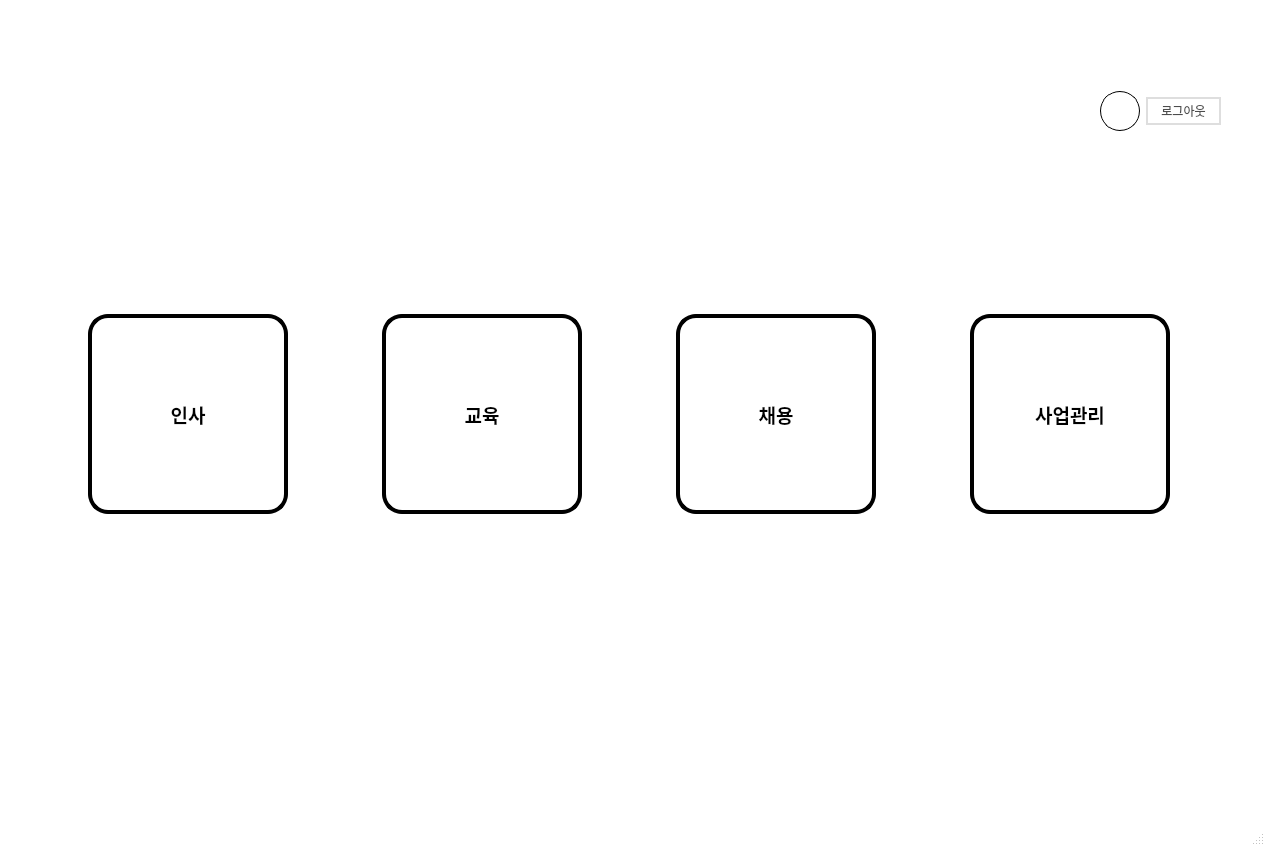
<?xml version="1.0" encoding="UTF-8"?>
<ui version="4.0">
 <class>MainWindow</class>
 <widget class="QMainWindow" name="MainWindow">
  <property name="geometry">
   <rect>
    <x>0</x>
    <y>0</y>
    <width>1265</width>
    <height>846</height>
   </rect>
  </property>
  <property name="sizePolicy">
   <sizepolicy hsizetype="Maximum" vsizetype="Preferred">
    <horstretch>0</horstretch>
    <verstretch>0</verstretch>
   </sizepolicy>
  </property>
  <property name="palette">
   <palette>
    <active>
     <colorrole role="WindowText">
      <brush brushstyle="SolidPattern">
       <color alpha="255">
        <red>0</red>
        <green>0</green>
        <blue>0</blue>
       </color>
      </brush>
     </colorrole>
     <colorrole role="Button">
      <brush brushstyle="SolidPattern">
       <color alpha="255">
        <red>255</red>
        <green>255</green>
        <blue>255</blue>
       </color>
      </brush>
     </colorrole>
     <colorrole role="Light">
      <brush brushstyle="SolidPattern">
       <color alpha="255">
        <red>255</red>
        <green>255</green>
        <blue>255</blue>
       </color>
      </brush>
     </colorrole>
     <colorrole role="Midlight">
      <brush brushstyle="SolidPattern">
       <color alpha="255">
        <red>255</red>
        <green>255</green>
        <blue>255</blue>
       </color>
      </brush>
     </colorrole>
     <colorrole role="Dark">
      <brush brushstyle="SolidPattern">
       <color alpha="255">
        <red>127</red>
        <green>127</green>
        <blue>127</blue>
       </color>
      </brush>
     </colorrole>
     <colorrole role="Mid">
      <brush brushstyle="SolidPattern">
       <color alpha="255">
        <red>170</red>
        <green>170</green>
        <blue>170</blue>
       </color>
      </brush>
     </colorrole>
     <colorrole role="Text">
      <brush brushstyle="SolidPattern">
       <color alpha="255">
        <red>0</red>
        <green>0</green>
        <blue>0</blue>
       </color>
      </brush>
     </colorrole>
     <colorrole role="BrightText">
      <brush brushstyle="SolidPattern">
       <color alpha="255">
        <red>255</red>
        <green>255</green>
        <blue>255</blue>
       </color>
      </brush>
     </colorrole>
     <colorrole role="ButtonText">
      <brush brushstyle="SolidPattern">
       <color alpha="255">
        <red>0</red>
        <green>0</green>
        <blue>0</blue>
       </color>
      </brush>
     </colorrole>
     <colorrole role="Base">
      <brush brushstyle="SolidPattern">
       <color alpha="255">
        <red>255</red>
        <green>255</green>
        <blue>255</blue>
       </color>
      </brush>
     </colorrole>
     <colorrole role="Window">
      <brush brushstyle="SolidPattern">
       <color alpha="255">
        <red>255</red>
        <green>255</green>
        <blue>255</blue>
       </color>
      </brush>
     </colorrole>
     <colorrole role="Shadow">
      <brush brushstyle="SolidPattern">
       <color alpha="255">
        <red>0</red>
        <green>0</green>
        <blue>0</blue>
       </color>
      </brush>
     </colorrole>
     <colorrole role="AlternateBase">
      <brush brushstyle="SolidPattern">
       <color alpha="255">
        <red>255</red>
        <green>255</green>
        <blue>255</blue>
       </color>
      </brush>
     </colorrole>
     <colorrole role="ToolTipBase">
      <brush brushstyle="SolidPattern">
       <color alpha="255">
        <red>255</red>
        <green>255</green>
        <blue>220</blue>
       </color>
      </brush>
     </colorrole>
     <colorrole role="ToolTipText">
      <brush brushstyle="SolidPattern">
       <color alpha="255">
        <red>0</red>
        <green>0</green>
        <blue>0</blue>
       </color>
      </brush>
     </colorrole>
     <colorrole role="PlaceholderText">
      <brush brushstyle="SolidPattern">
       <color alpha="128">
        <red>0</red>
        <green>0</green>
        <blue>0</blue>
       </color>
      </brush>
     </colorrole>
    </active>
    <inactive>
     <colorrole role="WindowText">
      <brush brushstyle="SolidPattern">
       <color alpha="255">
        <red>0</red>
        <green>0</green>
        <blue>0</blue>
       </color>
      </brush>
     </colorrole>
     <colorrole role="Button">
      <brush brushstyle="SolidPattern">
       <color alpha="255">
        <red>255</red>
        <green>255</green>
        <blue>255</blue>
       </color>
      </brush>
     </colorrole>
     <colorrole role="Light">
      <brush brushstyle="SolidPattern">
       <color alpha="255">
        <red>255</red>
        <green>255</green>
        <blue>255</blue>
       </color>
      </brush>
     </colorrole>
     <colorrole role="Midlight">
      <brush brushstyle="SolidPattern">
       <color alpha="255">
        <red>255</red>
        <green>255</green>
        <blue>255</blue>
       </color>
      </brush>
     </colorrole>
     <colorrole role="Dark">
      <brush brushstyle="SolidPattern">
       <color alpha="255">
        <red>127</red>
        <green>127</green>
        <blue>127</blue>
       </color>
      </brush>
     </colorrole>
     <colorrole role="Mid">
      <brush brushstyle="SolidPattern">
       <color alpha="255">
        <red>170</red>
        <green>170</green>
        <blue>170</blue>
       </color>
      </brush>
     </colorrole>
     <colorrole role="Text">
      <brush brushstyle="SolidPattern">
       <color alpha="255">
        <red>0</red>
        <green>0</green>
        <blue>0</blue>
       </color>
      </brush>
     </colorrole>
     <colorrole role="BrightText">
      <brush brushstyle="SolidPattern">
       <color alpha="255">
        <red>255</red>
        <green>255</green>
        <blue>255</blue>
       </color>
      </brush>
     </colorrole>
     <colorrole role="ButtonText">
      <brush brushstyle="SolidPattern">
       <color alpha="255">
        <red>0</red>
        <green>0</green>
        <blue>0</blue>
       </color>
      </brush>
     </colorrole>
     <colorrole role="Base">
      <brush brushstyle="SolidPattern">
       <color alpha="255">
        <red>255</red>
        <green>255</green>
        <blue>255</blue>
       </color>
      </brush>
     </colorrole>
     <colorrole role="Window">
      <brush brushstyle="SolidPattern">
       <color alpha="255">
        <red>255</red>
        <green>255</green>
        <blue>255</blue>
       </color>
      </brush>
     </colorrole>
     <colorrole role="Shadow">
      <brush brushstyle="SolidPattern">
       <color alpha="255">
        <red>0</red>
        <green>0</green>
        <blue>0</blue>
       </color>
      </brush>
     </colorrole>
     <colorrole role="AlternateBase">
      <brush brushstyle="SolidPattern">
       <color alpha="255">
        <red>255</red>
        <green>255</green>
        <blue>255</blue>
       </color>
      </brush>
     </colorrole>
     <colorrole role="ToolTipBase">
      <brush brushstyle="SolidPattern">
       <color alpha="255">
        <red>255</red>
        <green>255</green>
        <blue>220</blue>
       </color>
      </brush>
     </colorrole>
     <colorrole role="ToolTipText">
      <brush brushstyle="SolidPattern">
       <color alpha="255">
        <red>0</red>
        <green>0</green>
        <blue>0</blue>
       </color>
      </brush>
     </colorrole>
     <colorrole role="PlaceholderText">
      <brush brushstyle="SolidPattern">
       <color alpha="128">
        <red>0</red>
        <green>0</green>
        <blue>0</blue>
       </color>
      </brush>
     </colorrole>
    </inactive>
    <disabled>
     <colorrole role="WindowText">
      <brush brushstyle="SolidPattern">
       <color alpha="255">
        <red>127</red>
        <green>127</green>
        <blue>127</blue>
       </color>
      </brush>
     </colorrole>
     <colorrole role="Button">
      <brush brushstyle="SolidPattern">
       <color alpha="255">
        <red>255</red>
        <green>255</green>
        <blue>255</blue>
       </color>
      </brush>
     </colorrole>
     <colorrole role="Light">
      <brush brushstyle="SolidPattern">
       <color alpha="255">
        <red>255</red>
        <green>255</green>
        <blue>255</blue>
       </color>
      </brush>
     </colorrole>
     <colorrole role="Midlight">
      <brush brushstyle="SolidPattern">
       <color alpha="255">
        <red>255</red>
        <green>255</green>
        <blue>255</blue>
       </color>
      </brush>
     </colorrole>
     <colorrole role="Dark">
      <brush brushstyle="SolidPattern">
       <color alpha="255">
        <red>127</red>
        <green>127</green>
        <blue>127</blue>
       </color>
      </brush>
     </colorrole>
     <colorrole role="Mid">
      <brush brushstyle="SolidPattern">
       <color alpha="255">
        <red>170</red>
        <green>170</green>
        <blue>170</blue>
       </color>
      </brush>
     </colorrole>
     <colorrole role="Text">
      <brush brushstyle="SolidPattern">
       <color alpha="255">
        <red>127</red>
        <green>127</green>
        <blue>127</blue>
       </color>
      </brush>
     </colorrole>
     <colorrole role="BrightText">
      <brush brushstyle="SolidPattern">
       <color alpha="255">
        <red>255</red>
        <green>255</green>
        <blue>255</blue>
       </color>
      </brush>
     </colorrole>
     <colorrole role="ButtonText">
      <brush brushstyle="SolidPattern">
       <color alpha="255">
        <red>127</red>
        <green>127</green>
        <blue>127</blue>
       </color>
      </brush>
     </colorrole>
     <colorrole role="Base">
      <brush brushstyle="SolidPattern">
       <color alpha="255">
        <red>255</red>
        <green>255</green>
        <blue>255</blue>
       </color>
      </brush>
     </colorrole>
     <colorrole role="Window">
      <brush brushstyle="SolidPattern">
       <color alpha="255">
        <red>255</red>
        <green>255</green>
        <blue>255</blue>
       </color>
      </brush>
     </colorrole>
     <colorrole role="Shadow">
      <brush brushstyle="SolidPattern">
       <color alpha="255">
        <red>0</red>
        <green>0</green>
        <blue>0</blue>
       </color>
      </brush>
     </colorrole>
     <colorrole role="AlternateBase">
      <brush brushstyle="SolidPattern">
       <color alpha="255">
        <red>255</red>
        <green>255</green>
        <blue>255</blue>
       </color>
      </brush>
     </colorrole>
     <colorrole role="ToolTipBase">
      <brush brushstyle="SolidPattern">
       <color alpha="255">
        <red>255</red>
        <green>255</green>
        <blue>220</blue>
       </color>
      </brush>
     </colorrole>
     <colorrole role="ToolTipText">
      <brush brushstyle="SolidPattern">
       <color alpha="255">
        <red>0</red>
        <green>0</green>
        <blue>0</blue>
       </color>
      </brush>
     </colorrole>
     <colorrole role="PlaceholderText">
      <brush brushstyle="SolidPattern">
       <color alpha="128">
        <red>0</red>
        <green>0</green>
        <blue>0</blue>
       </color>
      </brush>
     </colorrole>
    </disabled>
   </palette>
  </property>
  <property name="windowTitle">
   <string/>
  </property>
  <property name="windowIcon">
   <iconset>
    <normaloff>windowicon.jpg</normaloff>windowicon.jpg</iconset>
  </property>
  <widget class="QWidget" name="index">
   <widget class="QWidget" name="verticalLayoutWidget_2">
    <property name="geometry">
     <rect>
      <x>0</x>
      <y>0</y>
      <width>1261</width>
      <height>852</height>
     </rect>
    </property>
    <layout class="QVBoxLayout" name="indexlayout" stretch="0,0,0,0,0">
     <item alignment="Qt::AlignRight">
      <widget class="QLabel" name="label">
       <property name="minimumSize">
        <size>
         <width>230</width>
         <height>69</height>
        </size>
       </property>
       <property name="maximumSize">
        <size>
         <width>230</width>
         <height>69</height>
        </size>
       </property>
       <property name="text">
        <string/>
       </property>
       <property name="pixmap">
        <pixmap>nori_230.jpg</pixmap>
       </property>
      </widget>
     </item>
     <item>
      <layout class="QHBoxLayout" name="hbox">
       <item>
        <spacer name="horizontalSpacer">
         <property name="orientation">
          <enum>Qt::Horizontal</enum>
         </property>
         <property name="sizeHint" stdset="0">
          <size>
           <width>40</width>
           <height>20</height>
          </size>
         </property>
        </spacer>
       </item>
       <item>
        <layout class="QVBoxLayout" name="verticalLayout_4">
         <item>
          <spacer name="verticalSpacer_7">
           <property name="orientation">
            <enum>Qt::Vertical</enum>
           </property>
           <property name="sizeType">
            <enum>QSizePolicy::Fixed</enum>
           </property>
           <property name="sizeHint" stdset="0">
            <size>
             <width>20</width>
             <height>16</height>
            </size>
           </property>
          </spacer>
         </item>
         <item>
          <widget class="QPushButton" name="chgBtn">
           <property name="minimumSize">
            <size>
             <width>40</width>
             <height>40</height>
            </size>
           </property>
           <property name="maximumSize">
            <size>
             <width>40</width>
             <height>40</height>
            </size>
           </property>
           <property name="styleSheet">
            <string notr="true">background-color: white;
border: 1px solid black;
border-radius:20px

</string>
           </property>
           <property name="text">
            <string/>
           </property>
           <property name="icon">
            <iconset>
             <normaloff>chgpw.png</normaloff>chgpw.png</iconset>
           </property>
           <property name="iconSize">
            <size>
             <width>30</width>
             <height>30</height>
            </size>
           </property>
          </widget>
         </item>
         <item>
          <spacer name="verticalSpacer_8">
           <property name="orientation">
            <enum>Qt::Vertical</enum>
           </property>
           <property name="sizeType">
            <enum>QSizePolicy::Fixed</enum>
           </property>
           <property name="sizeHint" stdset="0">
            <size>
             <width>20</width>
             <height>27</height>
            </size>
           </property>
          </spacer>
         </item>
        </layout>
       </item>
       <item>
        <layout class="QVBoxLayout" name="verticalLayout_2">
         <item>
          <spacer name="verticalSpacer_2">
           <property name="orientation">
            <enum>Qt::Vertical</enum>
           </property>
           <property name="sizeType">
            <enum>QSizePolicy::Fixed</enum>
           </property>
           <property name="sizeHint" stdset="0">
            <size>
             <width>20</width>
             <height>22</height>
            </size>
           </property>
          </spacer>
         </item>
         <item>
          <widget class="QPushButton" name="logoutBtn">
           <property name="minimumSize">
            <size>
             <width>75</width>
             <height>28</height>
            </size>
           </property>
           <property name="maximumSize">
            <size>
             <width>75</width>
             <height>28</height>
            </size>
           </property>
           <property name="styleSheet">
            <string notr="true">background-color: white;
border : 2px solid #dedede;
color: #4c4c4c;
</string>
           </property>
           <property name="text">
            <string>로그아웃</string>
           </property>
          </widget>
         </item>
         <item>
          <spacer name="verticalSpacer">
           <property name="orientation">
            <enum>Qt::Vertical</enum>
           </property>
           <property name="sizeType">
            <enum>QSizePolicy::Fixed</enum>
           </property>
           <property name="sizeHint" stdset="0">
            <size>
             <width>20</width>
             <height>33</height>
            </size>
           </property>
          </spacer>
         </item>
        </layout>
       </item>
       <item>
        <spacer name="horizontalSpacer_2">
         <property name="orientation">
          <enum>Qt::Horizontal</enum>
         </property>
         <property name="sizeType">
          <enum>QSizePolicy::Fixed</enum>
         </property>
         <property name="sizeHint" stdset="0">
          <size>
           <width>40</width>
           <height>20</height>
          </size>
         </property>
        </spacer>
       </item>
      </layout>
     </item>
     <item>
      <spacer name="verticalSpacer_3">
       <property name="orientation">
        <enum>Qt::Vertical</enum>
       </property>
       <property name="sizeType">
        <enum>QSizePolicy::Fixed</enum>
       </property>
       <property name="sizeHint" stdset="0">
        <size>
         <width>20</width>
         <height>150</height>
        </size>
       </property>
      </spacer>
     </item>
     <item>
      <layout class="QHBoxLayout" name="horizontalLayout_9">
       <item>
        <widget class="QToolButton" name="empBtn">
         <property name="minimumSize">
          <size>
           <width>200</width>
           <height>200</height>
          </size>
         </property>
         <property name="maximumSize">
          <size>
           <width>200</width>
           <height>200</height>
          </size>
         </property>
         <property name="font">
          <font>
           <family>맑은 고딕</family>
           <pointsize>14</pointsize>
           <weight>75</weight>
           <bold>true</bold>
          </font>
         </property>
         <property name="cursor">
          <cursorShape>OpenHandCursor</cursorShape>
         </property>
         <property name="styleSheet">
          <string notr="true">QToolButton {
background-color: white;
border: 4px solid ;
border-radius: 20px;
}

QToolButton:hover {
background-color: rgba(255, 85, 0, 50);
border: 4px solid;
border-radius: 20px;
}</string>
         </property>
         <property name="text">
          <string>인사</string>
         </property>
         <property name="icon">
          <iconset>
           <normaloff>hr.png</normaloff>hr.png</iconset>
         </property>
         <property name="iconSize">
          <size>
           <width>130</width>
           <height>130</height>
          </size>
         </property>
         <property name="popupMode">
          <enum>QToolButton::InstantPopup</enum>
         </property>
         <property name="toolButtonStyle">
          <enum>Qt::ToolButtonTextUnderIcon</enum>
         </property>
        </widget>
       </item>
       <item>
        <widget class="QToolButton" name="eduBtn">
         <property name="minimumSize">
          <size>
           <width>200</width>
           <height>200</height>
          </size>
         </property>
         <property name="maximumSize">
          <size>
           <width>200</width>
           <height>200</height>
          </size>
         </property>
         <property name="font">
          <font>
           <family>맑은 고딕</family>
           <pointsize>14</pointsize>
           <weight>75</weight>
           <bold>true</bold>
          </font>
         </property>
         <property name="cursor">
          <cursorShape>OpenHandCursor</cursorShape>
         </property>
         <property name="styleSheet">
          <string notr="true">QToolButton {
background-color: white;
border: 4px solid ;
border-radius: 20px;
}

QToolButton:hover {
background-color: rgba(255, 85, 0, 50);
border: 4px solid;
border-radius: 20px;
}</string>
         </property>
         <property name="text">
          <string>교육</string>
         </property>
         <property name="icon">
          <iconset>
           <normaloff>edu.png</normaloff>edu.png</iconset>
         </property>
         <property name="iconSize">
          <size>
           <width>130</width>
           <height>130</height>
          </size>
         </property>
         <property name="toolButtonStyle">
          <enum>Qt::ToolButtonTextUnderIcon</enum>
         </property>
        </widget>
       </item>
       <item>
        <widget class="QToolButton" name="hireBtn">
         <property name="minimumSize">
          <size>
           <width>200</width>
           <height>200</height>
          </size>
         </property>
         <property name="maximumSize">
          <size>
           <width>200</width>
           <height>200</height>
          </size>
         </property>
         <property name="font">
          <font>
           <family>맑은 고딕</family>
           <pointsize>14</pointsize>
           <weight>75</weight>
           <bold>true</bold>
          </font>
         </property>
         <property name="cursor">
          <cursorShape>OpenHandCursor</cursorShape>
         </property>
         <property name="styleSheet">
          <string notr="true">QToolButton {
background-color: white;
border: 4px solid ;
border-radius: 20px;
}

QToolButton:hover {
background-color: rgba(255, 85, 0, 50);
border: 4px solid;
border-radius: 20px;
}</string>
         </property>
         <property name="text">
          <string>채용</string>
         </property>
         <property name="icon">
          <iconset>
           <normaloff>rc.png</normaloff>rc.png</iconset>
         </property>
         <property name="iconSize">
          <size>
           <width>130</width>
           <height>130</height>
          </size>
         </property>
         <property name="toolButtonStyle">
          <enum>Qt::ToolButtonTextUnderIcon</enum>
         </property>
        </widget>
       </item>
       <item>
        <widget class="QToolButton" name="hireBtn_2">
         <property name="minimumSize">
          <size>
           <width>200</width>
           <height>200</height>
          </size>
         </property>
         <property name="maximumSize">
          <size>
           <width>200</width>
           <height>200</height>
          </size>
         </property>
         <property name="font">
          <font>
           <family>맑은 고딕</family>
           <pointsize>14</pointsize>
           <weight>75</weight>
           <bold>true</bold>
          </font>
         </property>
         <property name="cursor">
          <cursorShape>OpenHandCursor</cursorShape>
         </property>
         <property name="styleSheet">
          <string notr="true">QToolButton {
background-color: white;
border: 4px solid ;
border-radius: 20px;
}

QToolButton:hover {
background-color: rgba(255, 85, 0, 50);
border: 4px solid;
border-radius: 20px;
}</string>
         </property>
         <property name="text">
          <string>사업관리</string>
         </property>
         <property name="icon">
          <iconset>
           <normaloff>busi.png</normaloff>busi.png</iconset>
         </property>
         <property name="iconSize">
          <size>
           <width>130</width>
           <height>130</height>
          </size>
         </property>
         <property name="toolButtonStyle">
          <enum>Qt::ToolButtonTextUnderIcon</enum>
         </property>
        </widget>
       </item>
      </layout>
     </item>
     <item>
      <spacer name="verticalSpacer_4">
       <property name="orientation">
        <enum>Qt::Vertical</enum>
       </property>
       <property name="sizeHint" stdset="0">
        <size>
         <width>20</width>
         <height>40</height>
        </size>
       </property>
      </spacer>
     </item>
    </layout>
   </widget>
  </widget>
  <widget class="QMenuBar" name="menubar">
   <property name="geometry">
    <rect>
     <x>0</x>
     <y>0</y>
     <width>1265</width>
     <height>26</height>
    </rect>
   </property>
  </widget>
  <widget class="QStatusBar" name="statusbar"/>
 </widget>
 <resources/>
 <connections/>
</ui>
